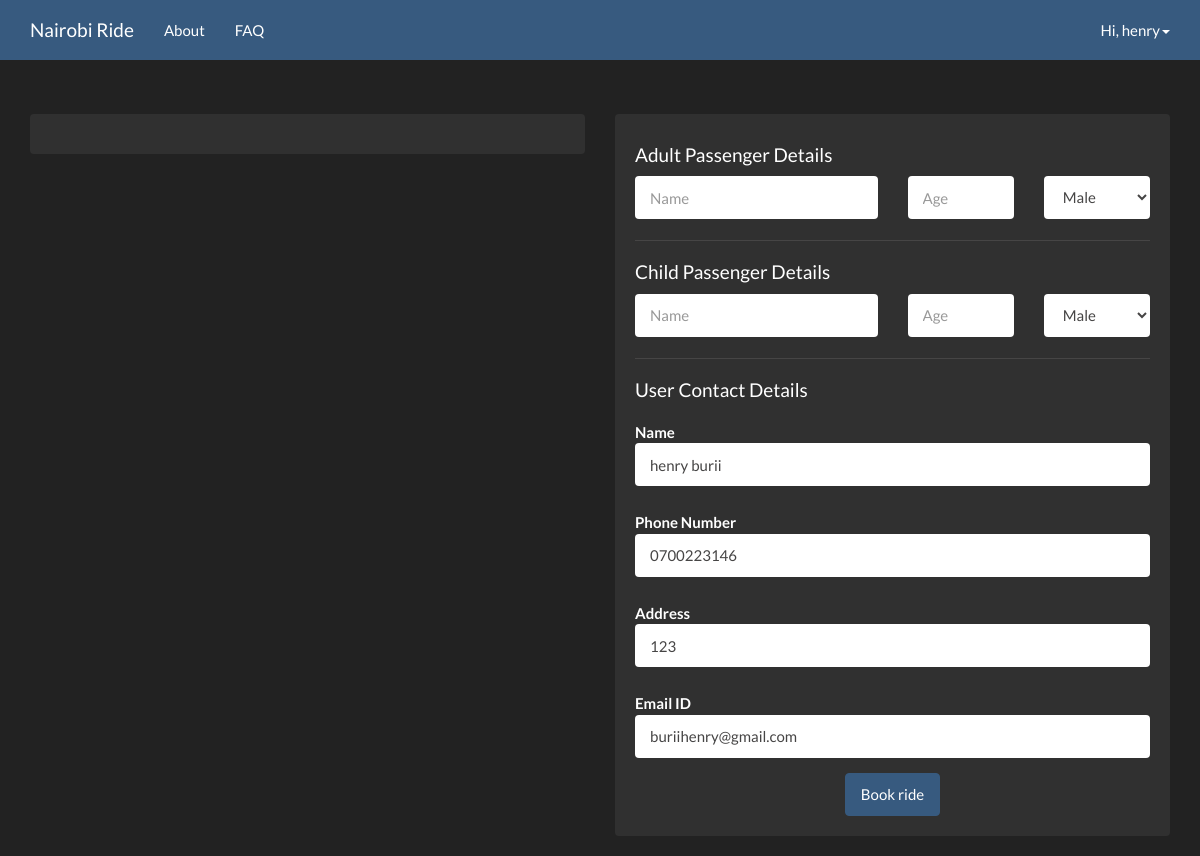
The page /book.php (signed in) on the database its author committed.
### tables this page shows
CREATE TABLE IF NOT EXISTS `ride_users` (
  `f_id` int(11) NOT NULL AUTO_INCREMENT,
  `f_fname` varchar(20) NOT NULL,
  `f_lname` varchar(20) NOT NULL,
  `f_sex` varchar(10) NOT NULL,
  `f_uname` varchar(32) NOT NULL,
  `f_password` varchar(32) NOT NULL,
  `f_mailid` varchar(100) NOT NULL,
  `f_mailcode` varchar(100) NOT NULL,
  `f_active` int(11) NOT NULL,
  `f_regdate` datetime NOT NULL,
  `f_passrec` int(11) NOT NULL,
  `f_address` varchar(500) NOT NULL,
  `f_phone` varchar(10) NOT NULL,
  PRIMARY KEY (`f_id`)
);

### core/init.php (called while the page is built, shortened)
<?php
	require $_SERVER["DOCUMENT_ROOT"].'/swift/core/functions/users.php';
	if(f_logged_in() === true) {
	      $session_f_id = $_SESSION['f_id'];
	      $f_data = f_data($session_f_id,'f_id','f_uname','f_password','f_fname','f_lname','f_address','f_phone','f_mailid','f_sex','f_regdate','f_passrec');
	}
?>

### core/functions/users.php (called while the page is built, shortened)
<?php
	function f_data($f_id){
		$f_id = (int)$f_id;
		$func_num_args = func_num_args();
		$func_get_args = func_get_args();
		if($func_num_args > 1) {
			unset($func_get_args[0]);
			$fields = '`'. implode('`, `', $func_get_args) . '`';
			$data = mysql_fetch_assoc(mysql_query("SELECT $fields FROM `ride_users` WHERE `f_id` = $f_id"));
			return $data;
		}
 	}
?>

### book.php (the view, shortened to what this page needs)
<?php
  include $_SERVER["DOCUMENT_ROOT"].'/swift/core/init.php';
  include $_SERVER["DOCUMENT_ROOT"].'/swift/includes/overall/header.php';
?>
	<div class="row">
		<div class="col-lg-6">
			<div class="well bs-component">
			</div>
		</div>
		<div class="col-lg-6">
			<div class="well bs-component">
				<form class="form-horizontal" action="card.php" method="GET">
					<h4>Adult Passenger Details</h4>
					<div class="form-group">
	                    <div class="col-lg-6">
	                      <input type="text" class="form-control" <?php  if($counta==='1' || $counta==='2') echo 'required'; ?> name="aname1" id="inputEmail" placeholder="Name">
	                    </div>
	                    <div class="col-lg-3">
	                      <input type="text" class="form-control" <?php  if($counta==='1' || $counta==='2') echo 'required'; ?> name="aage1" id="inputEmail" placeholder="Age">
	                    </div>
	                    <div class="col-lg-3">
	                      <select class="form-control" name="asex1" <?php  if($counta==='1' || $counta==='2') echo 'required'; ?> id="select">
		                    <option value="M">Male</option>
		                  </select>
	                    </div>
	                </div>
	                <hr>
	                <h4>Child Passenger Details</h4>
	                <div class="form-group">
	                    <div class="col-lg-6">
	                      <input type="text" class="form-control" name="cname1" <?php  if($countc==='1' || $countc==='2') echo 'required'; ?> id="inputEmail" placeholder="Name">
	                    </div>
	                    <div class="col-lg-3">
	                      <input type="text" class="form-control" name="cage1" <?php  if($countc==='1' || $countc==='2') echo 'required'; ?> id="inputEmail" placeholder="Age">
	                    </div>
	                    <div class="col-lg-3">
	                      <select class="form-control" name="csex1" <?php  if($countc==='1' || $countc==='2') echo 'required'; ?> id="select">
		                    <option value="M">Male</option>
		                  </select>
	                    </div>
	                </div>
	                <hr>
	                <h4>User Contact Details</h4>
	                <div class="form-group">
		                <div class="col-lg-12">
		                  <label class="control-label" for="focusedInput">Name</label>
		                  <input class="form-control" name="puname" id="puname" value="<?php echo $f_data['f_fname'].' '.$f_data['f_lname']; ?>" required type="text">
		                </div>
		            </div>
		            <div class="form-group">
		                <div class="col-lg-12">
		                  <label class="control-label" for="focusedInput">Phone Number</label>
		                  <input class="form-control" name="puphno" id="puphno" value="<?php echo $f_data['f_phone']; ?>" required type="text">
		                </div>
		            </div>
		            <div class="form-group">
		                <div class="col-lg-12">
		                  <label class="control-label" for="focusedInput">Address</label>
		                  <input class="form-control" name="puadd" id="puadd" value="<?php echo $f_data['f_address']; ?>" required type="text">
		                </div>
		            </div>
		            <div class="form-group">
		                <div class="col-lg-12">
		                  <label class="control-label" for="focusedInput">Email ID</label>
		                  <input class="form-control" name="pumail" id="pumail" value="<?php echo $f_data['f_mailid']; ?>" required type="text">
		                </div>
		            </div>
		            <center><button type="submit" id="book_f" name="book_f" class="btn btn-primary">Book ride</button></center>
				</form>
			</div>
		</div>
	</div>
<?php
  include $_SERVER["DOCUMENT_ROOT"].'/swift/includes/overall/footer.php';
?>

### includes/widgets/f-logout.php (shortened to what this page needs)
<ul class="nav navbar-nav navbar-right">
           <li class="dropdown">
             <a class="dropdown-toggle" data-toggle="dropdown" href="#" id="download">Hi, <?php echo $f_data['f_fname']; ?><span class="caret"></span></a>
           </li>
         </ul>
       </div>
     </div>
   </div>

### rows shown on the page
ride_users: f_fname "henry", puname "henry burii", puphno "0700223146", puadd "123", pumail "buriihenry@gmail.com"
